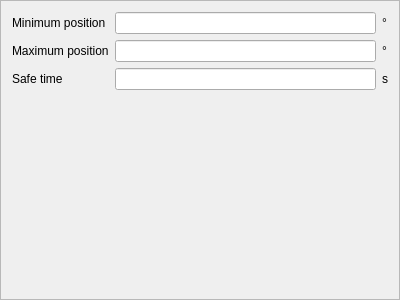
<?xml version="1.0" encoding="UTF-8"?>
<ui version="4.0">
 <class>PneumaticAxisSettingFrame</class>
 <widget class="QFrame" name="PneumaticAxisSettingFrame">
  <property name="geometry">
   <rect>
    <x>0</x>
    <y>0</y>
    <width>400</width>
    <height>300</height>
   </rect>
  </property>
  <property name="windowTitle">
   <string>Frame</string>
  </property>
  <property name="frameShape">
   <enum>QFrame::StyledPanel</enum>
  </property>
  <property name="frameShadow">
   <enum>QFrame::Raised</enum>
  </property>
  <layout class="QGridLayout" name="gridLayout">
   <item row="0" column="0">
    <widget class="QLabel" name="label">
     <property name="text">
      <string>Minimum position</string>
     </property>
    </widget>
   </item>
   <item row="0" column="1">
    <widget class="QLineEdit" name="lineEdit"/>
   </item>
   <item row="0" column="2">
    <widget class="QLabel" name="label_4">
     <property name="text">
      <string>°</string>
     </property>
    </widget>
   </item>
   <item row="1" column="0">
    <widget class="QLabel" name="label_2">
     <property name="text">
      <string>Maximum position</string>
     </property>
    </widget>
   </item>
   <item row="1" column="1">
    <widget class="QLineEdit" name="lineEdit_2"/>
   </item>
   <item row="1" column="2">
    <widget class="QLabel" name="label_6">
     <property name="text">
      <string>°</string>
     </property>
    </widget>
   </item>
   <item row="2" column="0">
    <widget class="QLabel" name="label_3">
     <property name="text">
      <string>Safe time</string>
     </property>
    </widget>
   </item>
   <item row="2" column="1">
    <widget class="QLineEdit" name="lineEdit_3"/>
   </item>
   <item row="2" column="2">
    <widget class="QLabel" name="label_5">
     <property name="text">
      <string>s</string>
     </property>
    </widget>
   </item>
   <item row="3" column="1">
    <spacer name="verticalSpacer">
     <property name="orientation">
      <enum>Qt::Vertical</enum>
     </property>
     <property name="sizeHint" stdset="0">
      <size>
       <width>20</width>
       <height>199</height>
      </size>
     </property>
    </spacer>
   </item>
  </layout>
 </widget>
 <resources/>
 <connections/>
</ui>
